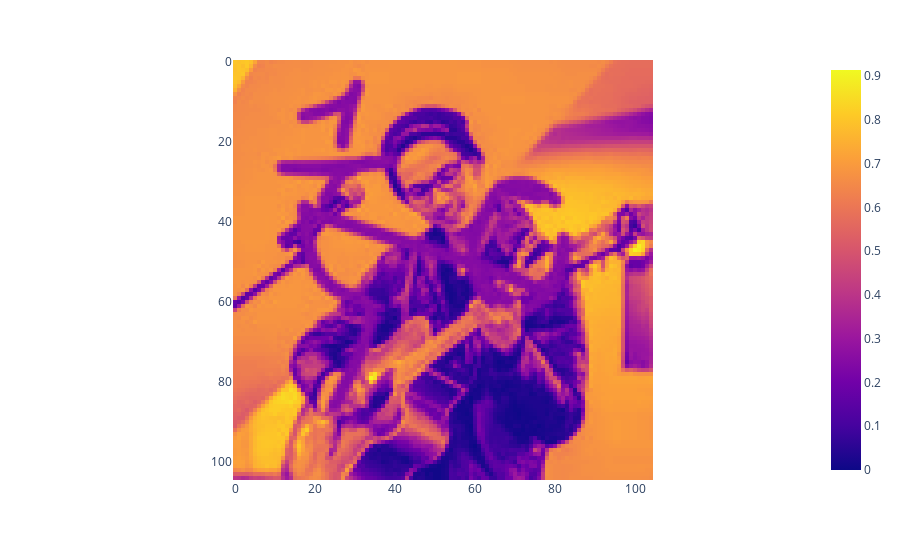

This figure's notebook cell:
### Code cell
data = get_same_pair(TRAIN_FOLDER)
fig = px.imshow(data[0])
fig.show()

### Figure 1 — Plotly figure (JSON) as saved in the notebook; plotly's stock layout.template omitted (floating-point values rounded to 4 significant figures; data arrays with more than 128 entries replaced by an {"elided": "..."} marker saying what was removed)
{"data": [{"coloraxis": "coloraxis", "hovertemplate": "x: %{x}<br>y: %{y}<br>color: %{z}<extra></extra>", "type": "heatmap", "z": {"elided": "105x105 float values"}}], "layout": {"coloraxis": {"colorscale": [[0, "#0d0887"], [0.1111, "#46039f"], [0.2222, "#7201a8"], [0.3333, "#9c179e"], [0.4444, "#bd3786"], [0.5556, "#d8576b"], [0.6667, "#ed7953"], [0.7778, "#fb9f3a"], [0.8889, "#fdca26"], [1, "#f0f921"]]}, "margin": {"t": 60}, "xaxis": {"constrain": "domain", "scaleanchor": "y"}, "yaxis": {"autorange": "reversed", "constrain": "domain"}}}
